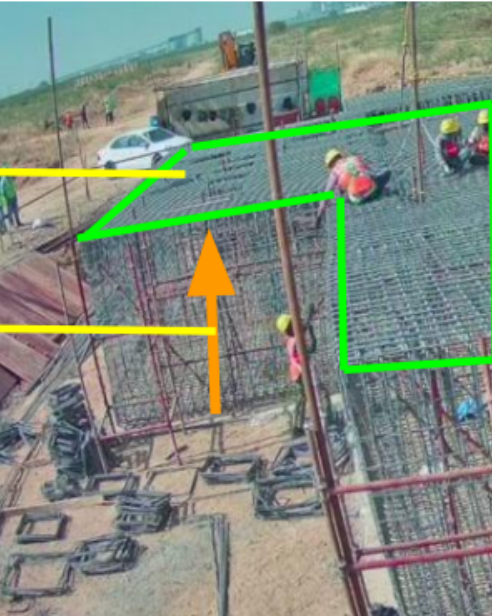
#> input picture Team-BitVision/construction.png, 492 x 616 px
$ python findingObjects.py
#> lines starting #> are read from the running program, lines starting #| are printed output that depends on the picture
import cv2

# Load the reference image and convert it to grayscale
reference_image = cv2.imread('construction.png')
#> reference_image is the input picture: shape (616, 492, 3); mean B, G, R 126.9, 139.8, 127.3
reference_gray = cv2.cvtColor(reference_image, cv2.COLOR_BGR2GRAY)
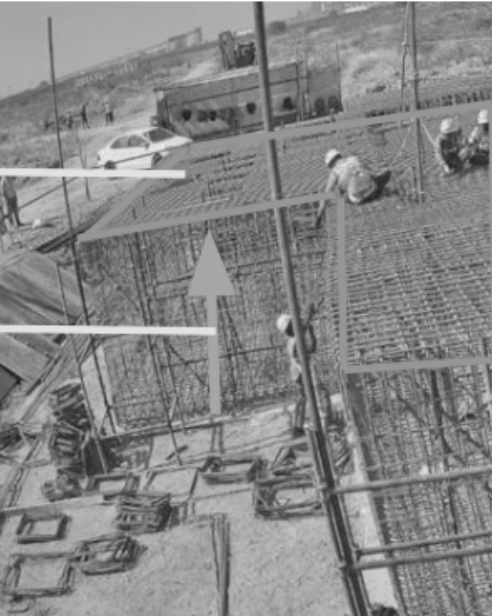
#> reference_gray: shape (616, 492); min 29, max 255, mean 134.6

# Create a SIFT detector and compute the keypoints and descriptors for the reference image
sift = cv2.SIFT_create()
reference_kp, reference_desc = sift.detectAndCompute(reference_gray, None)
#> reference_kp = 4293 keypoints; strongest (x, y, size): (110, 165, 6.3), (60, 338, 6.6), (259, 6, 5.7), (282, 321, 8.5)

# Load the image to search for the object in and convert it to grayscale
search_image = cv2.imread('construction.png')
search_gray = cv2.cvtColor(search_image, cv2.COLOR_BGR2GRAY)

# Compute the keypoints and descriptors for the search image
search_kp, search_desc = sift.detectAndCompute(search_gray, None)
#> search_kp has the same summary as reference_kp

# Create a Brute-Force Matcher and match the descriptors in the refereccnce and search images
bf = cv2.BFMatcher()
matches = bf.match(reference_desc, search_desc)
#> matches = 4293 matches

# Sort the matches by their distance
matches = sorted(matches, key = lambda x:x.distance)

# Draw the top 10 matches on the search image
result = cv2.drawMatches(reference_image, reference_kp, search_image, search_kp, matches[:10], None, flags=2)
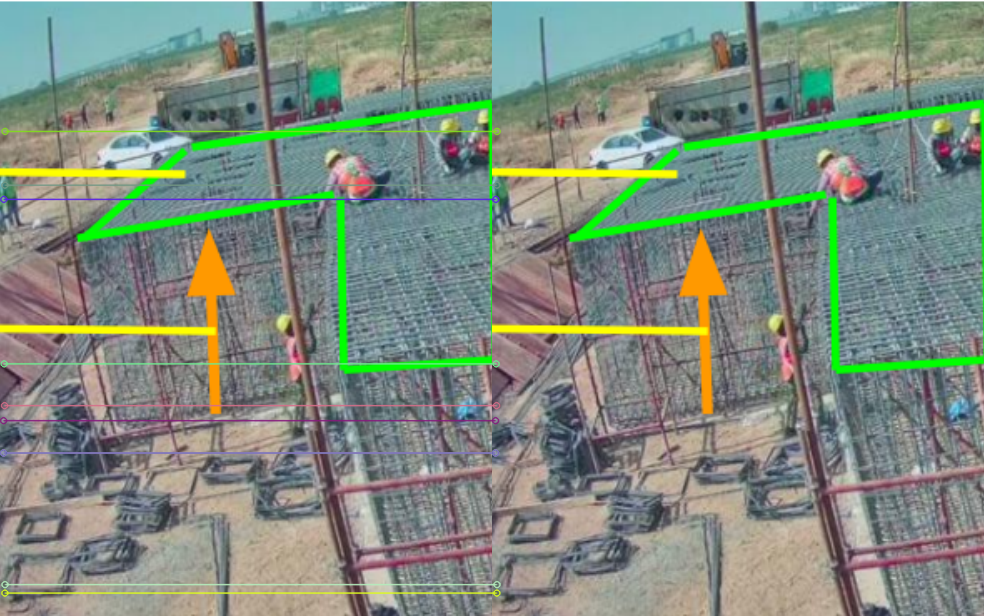
#> result: shape (616, 984, 3); mean B, G, R 127, 139.9, 127.5

# Show the result image
cv2.imshow('Result', result)
cv2.waitKey(0)
cv2.destroyAllWindows()

$ run again, with Team-BitVision/bench.jpg saved as Team-BitVision/construction.png
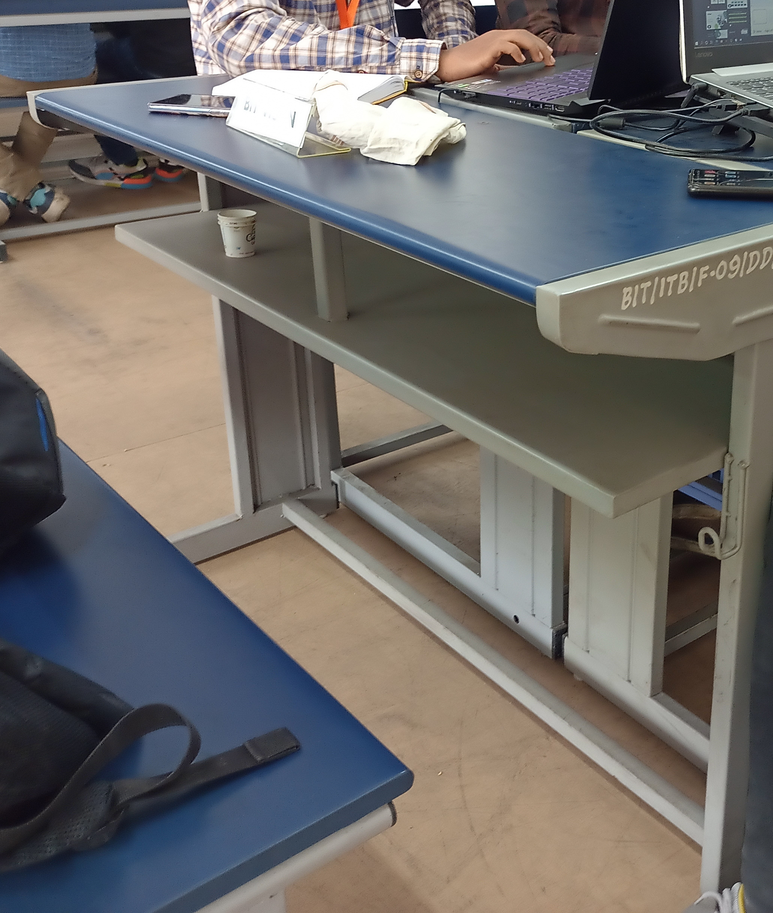
#> input picture Team-BitVision/bench.jpg, 773 x 913 px, shrunk from 4121 x 4864 before the run
#> reference_image is the input picture: shape (913, 773, 3); mean B, G, R 105.4, 108.1, 111.4
#> `reference_gray = cv2.cvtColor(reference_image, cv2.COLOR_BGR2GRAY)`:
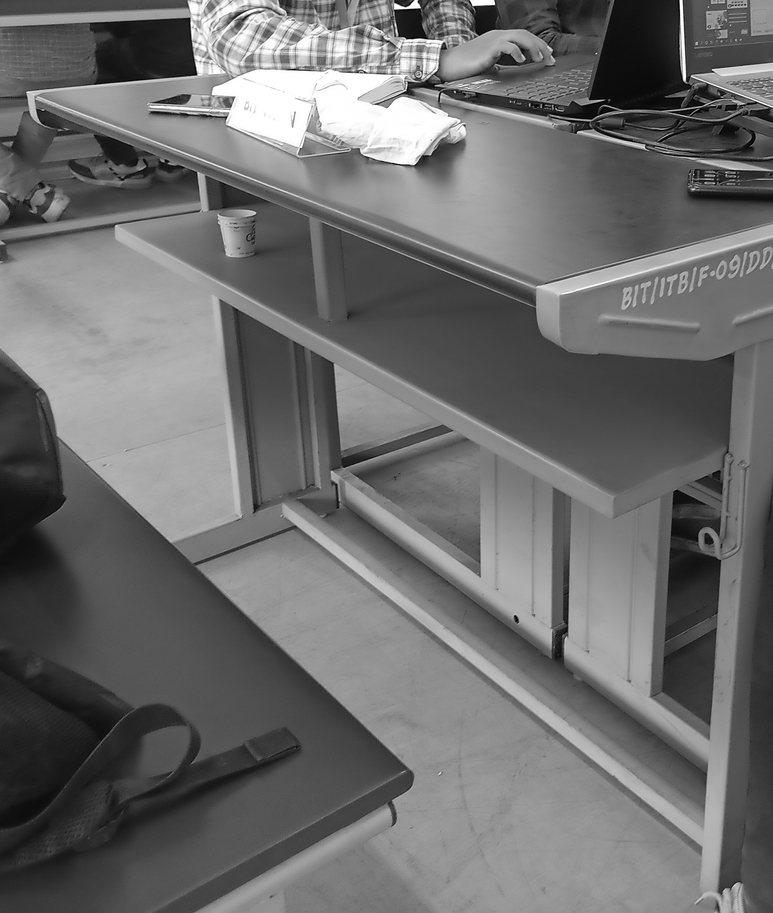
#> reference_gray: shape (913, 773); min 0, max 255, mean 108.7
#> reference_kp = 1348 keypoints; strongest (x, y, size): (415, 5, 5.4), (397, 7, 4.1), (243, 15, 2.5), (227, 102, 8)
#> search_kp has the same summary as reference_kp
#> matches = 1348 matches
#> `result = cv2.drawMatches(reference_image, reference_kp, search_image, ..`:
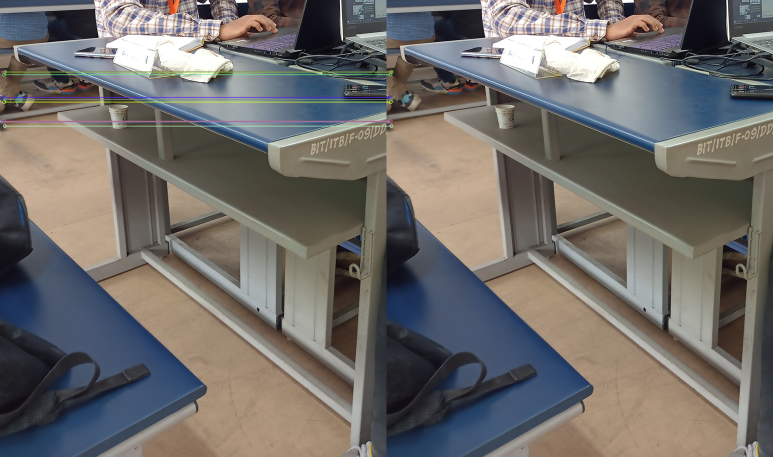
#> result: shape (913, 1546, 3) (shown at 1/2 size); mean B, G, R 105.5, 108.4, 111.7

$ run again, with Team-BitVision/consNew.jpg saved as Team-BitVision/construction.png
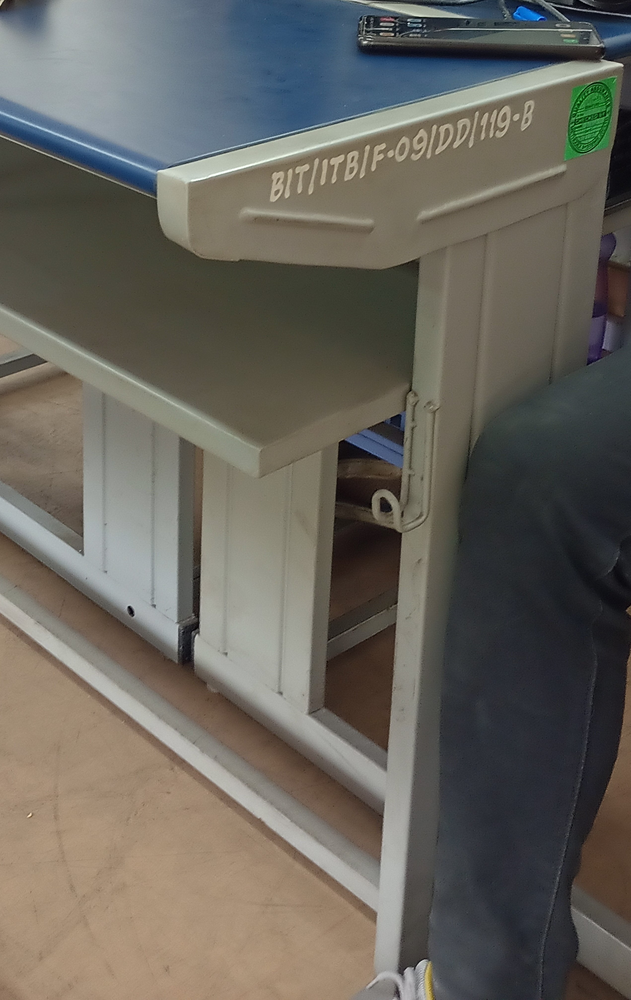
#> input picture Team-BitVision/consNew.jpg, 631 x 1000 px, shrunk from 2541 x 4026 before the run
#> reference_image is the input picture: shape (1000, 631, 3); mean B, G, R 92.9, 100.4, 103.6
#> `reference_gray = cv2.cvtColor(reference_image, cv2.COLOR_BGR2GRAY)`:
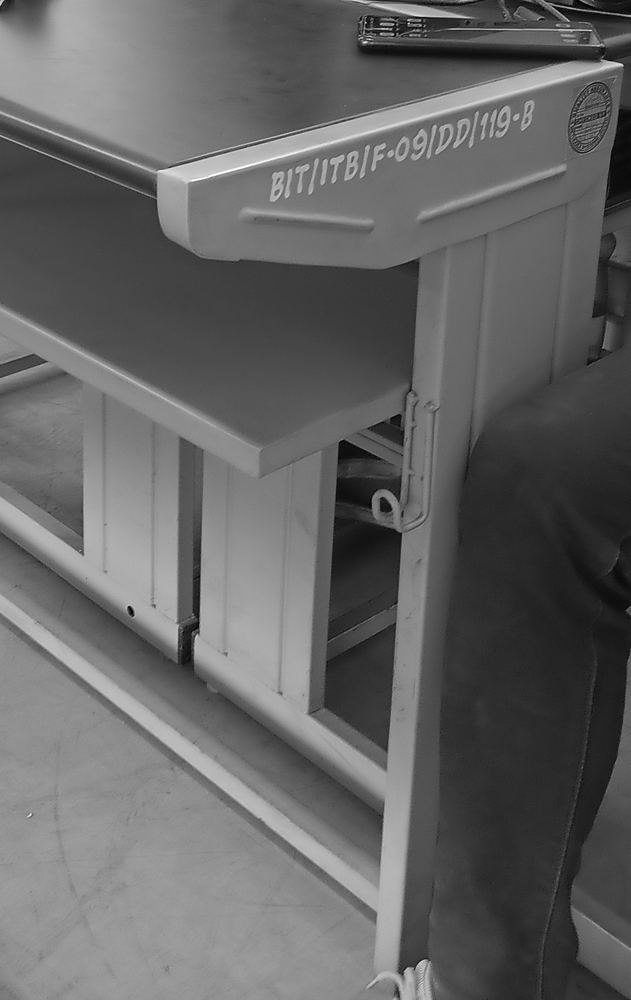
#> reference_gray: shape (1000, 631); min 0, max 255, mean 100.5
#> reference_kp = 618 keypoints; strongest (x, y, size): (365, 42, 2.1), (131, 611, 4.6), (129, 607, 2.2), (621, 65, 2.3)
#> search_kp has the same summary as reference_kp
#> matches = 618 matches
#> `result = cv2.drawMatches(reference_image, reference_kp, search_image, ..`:
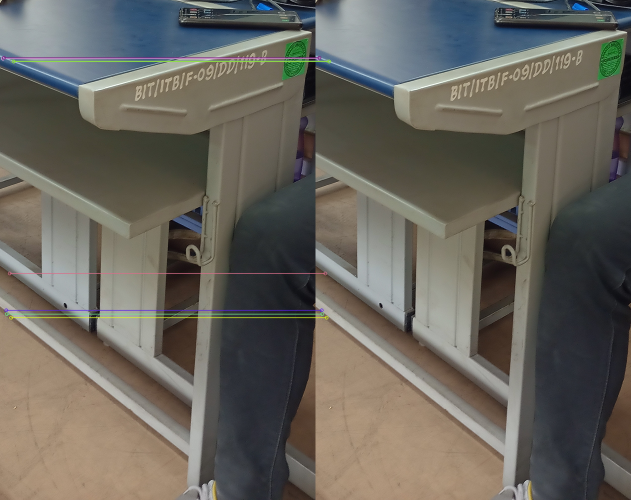
#> result: shape (1000, 1262, 3) (shown at 1/2 size); mean B, G, R 93.1, 100.7, 103.9
